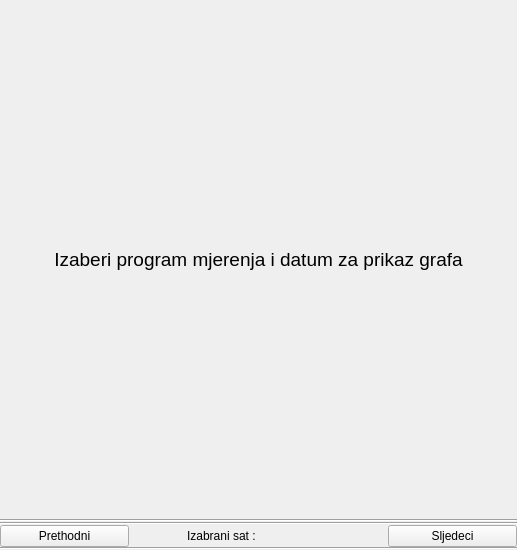
<?xml version="1.0" encoding="UTF-8"?>
<ui version="4.0">
 <class>grafPanel</class>
 <widget class="QWidget" name="grafPanel">
  <property name="geometry">
   <rect>
    <x>0</x>
    <y>0</y>
    <width>517</width>
    <height>550</height>
   </rect>
  </property>
  <property name="sizePolicy">
   <sizepolicy hsizetype="Expanding" vsizetype="Expanding">
    <horstretch>0</horstretch>
    <verstretch>0</verstretch>
   </sizepolicy>
  </property>
  <property name="windowTitle">
   <string>Form</string>
  </property>
  <layout class="QVBoxLayout" name="verticalLayout">
   <property name="spacing">
    <number>0</number>
   </property>
   <property name="margin">
    <number>0</number>
   </property>
   <item>
    <widget class="QLabel" name="glavniLabel">
     <property name="sizePolicy">
      <sizepolicy hsizetype="Minimum" vsizetype="Minimum">
       <horstretch>0</horstretch>
       <verstretch>0</verstretch>
      </sizepolicy>
     </property>
     <property name="maximumSize">
      <size>
       <width>16777215</width>
       <height>16777215</height>
      </size>
     </property>
     <property name="font">
      <font>
       <pointsize>14</pointsize>
      </font>
     </property>
     <property name="text">
      <string>Izaberi program mjerenja i datum za prikaz grafa</string>
     </property>
     <property name="alignment">
      <set>Qt::AlignCenter</set>
     </property>
     <property name="wordWrap">
      <bool>true</bool>
     </property>
    </widget>
   </item>
   <item>
    <widget class="Line" name="line_3">
     <property name="orientation">
      <enum>Qt::Horizontal</enum>
     </property>
    </widget>
   </item>
   <item>
    <layout class="QVBoxLayout" name="verticalLayoutSatni">
     <property name="spacing">
      <number>0</number>
     </property>
    </layout>
   </item>
   <item>
    <widget class="Line" name="line">
     <property name="orientation">
      <enum>Qt::Horizontal</enum>
     </property>
    </widget>
   </item>
   <item>
    <layout class="QHBoxLayout" name="horizontalLayout">
     <property name="spacing">
      <number>0</number>
     </property>
     <item>
      <widget class="QPushButton" name="buttonPrethodni">
       <property name="text">
        <string>Prethodni</string>
       </property>
      </widget>
     </item>
     <item>
      <widget class="QLabel" name="label">
       <property name="text">
        <string>Izabrani sat : </string>
       </property>
       <property name="alignment">
        <set>Qt::AlignRight|Qt::AlignTrailing|Qt::AlignVCenter</set>
       </property>
      </widget>
     </item>
     <item>
      <widget class="QLabel" name="satLabel">
       <property name="text">
        <string/>
       </property>
      </widget>
     </item>
     <item>
      <widget class="QPushButton" name="buttonSljedeci">
       <property name="text">
        <string>Sljedeci</string>
       </property>
      </widget>
     </item>
    </layout>
   </item>
   <item>
    <widget class="Line" name="line_2">
     <property name="orientation">
      <enum>Qt::Horizontal</enum>
     </property>
    </widget>
   </item>
   <item>
    <layout class="QVBoxLayout" name="verticalLayoutMinutni">
     <property name="spacing">
      <number>0</number>
     </property>
    </layout>
   </item>
  </layout>
 </widget>
 <resources/>
 <connections/>
</ui>
